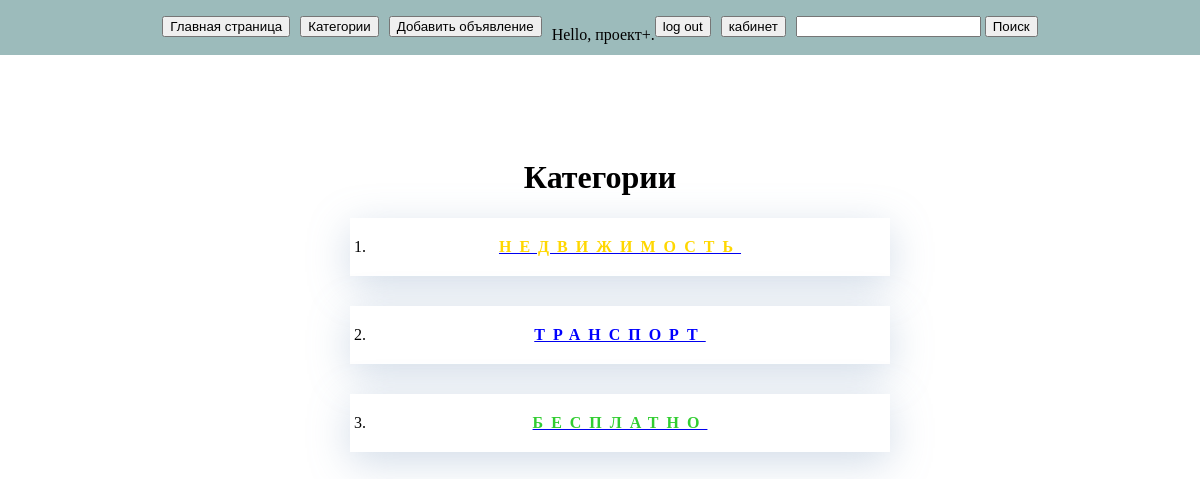
Screenshot of /категории (signed in) with the database file from the repository.
### learning_logs/models.py (models this page shows)
class Категория(models.Model):
    категория = models.CharField(max_length=50)
    class Meta:
        verbose_name_plural = 'Категории'
    def __str__(self):
        return self.категория

### learning_logs/views.py (called while the page is built)
def категории(request):
    категории = Категория.objects.all()
    context = {"категории":категории,"цвет":цвет}
    return render(request, 'learning_logs/категории.html',context)

### learning_logs/templates/learning_logs/категории.html
﻿{% extends "learning_logs/base.html" %}
{% block content %}
<center><h1>Категории</h1>
<ol>
	{% for й in категории %}
	<div class="категории">
<li>
{% if й.pk == 1 %}
		<a href="{% url 'learning_logs:открыть_категорию' й.pk %}" class="q"><font color={{цвет.0}}>{{й}}</font></a>
		{% elif й.pk == 2 %}
		<a href="{% url 'learning_logs:открыть_категорию' й.pk %}" class="q"><font color={{цвет.1}}>{{й}}</font></a>
		{% elif й.pk == 3 %}
		<a href="{% url 'learning_logs:открыть_категорию' й.pk %}" class="q"><font color={{цвет.2}}>{{й}}</font></a>
	{% endif %}
</li>
	</div>
  	{% empty %}
		Категори отсутствуют
	{% endfor %}
</ol>
</center>
{% endblock content %}

### learning_logs/templates/learning_logs/base.html (shortened to what this page needs)
﻿<!DOCTYPE html>
{% load static %}
<html lang="en">
<head>
	<link rel="stylesheet" href="/media/static/main.css">
</head>
<body>
<div class="ссылки">
	<a href="{% url 'learning_logs:index' %}"><button>Главная страница</button></a>
	<a href="{% url 'learning_logs:категории' %}"><button>Категории</button></a>
	<a href="{% url 'learning_logs:новое_объявление' %}"><button>Добавить объявление</button></a>
	{% if user.is_authenticated %}
	    	Hello, {{ user.username }}.
	<a href="{% url 'users:logout' %}"><button>log out</button></a>
 		{% else %}
	<a href="{% url 'users:register' %}"><button>register</button></a>
	   	<a href="{% url 'users:login' %}"><button>log in</button></a>
 		{% endif %}
	<a href="{% url 'learning_logs:кабинет' %}"><button>кабинет</button> </a>
<form method="POST" action="поиск" >
        <p>
            <input type="text" name="имя" />
	    <input type="submit" value="Поиск" >
        </p>
</form >
</div>
<div class="block">
{% block content %}{% endblock content %}
</div>
</body>
</html>

### media/static/main.css (style rules this page uses)
body { margin: 0; }
.ссылки { width: 100%; height: 55px; background-color: rgb(156, 187, 187); display: flex; justify-content: center; align-items: center; position: fixed; top: 0; flex-wrap: wrap; }
.ссылки a { margin-right: 10; margin-bottom: 16; }
.block { padding: 20px; max-width: 1110px; margin-left: auto; margin-right: auto; margin-top: 100px; }
.категории { margin-bottom: 30px; padding: 20px; background-color: white; max-width: 540px; box-shadow: 0px 10px 40px rgba(126, 155, 189, 0.35); }
.q { text-transform: uppercase; letter-spacing: 0.5em; font-weight: bolder; }

### rows the page displays
Категория: категория "НЕДВИЖИМОСТЬ"
Категория: категория "ТРАНСПОРТ"
Категория: категория "БЕСПЛАТНО"

### other values shown
{{ user.username }} "проект+"
